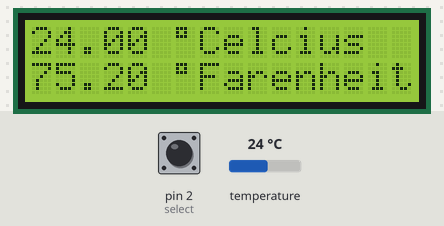
Bench run of a sketch on a simulated Arduino Uno, built with avr-gcc and run on an emulated ATmega328P. Parts: 16×2 character LCD. The test bench sets the inputs (shaded band); at power-on: pin 2 (select) HIGH, temperature 24 °C.

Above: at 1.2 s.
1.3 s: pin 2 (select) pulled LOW for 0.15 s
At 2.0 s:
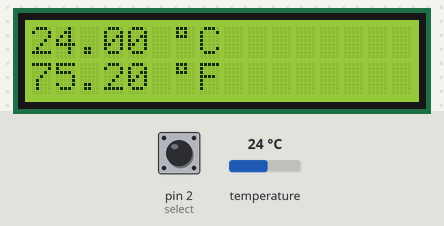
3.0 s: temperature set to 7 °C
At 3.9 s:
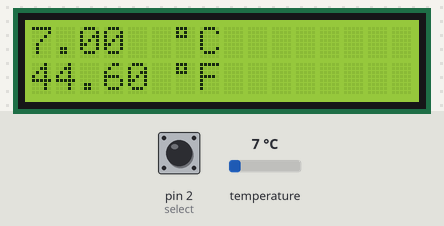
6.0 s: pin 2 (select) pulled LOW for 1 s
At 7.6 s:
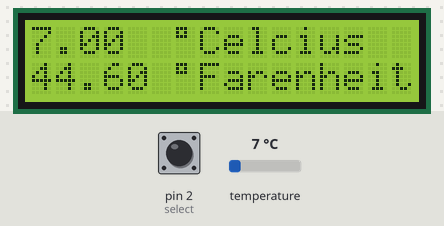
10.0 s: pin 2 (select) pulled LOW for 0.15 s
At 11.4 s:
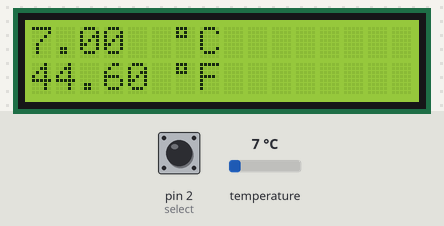
13.1 s: pin 2 (select) pulled LOW for 3.2 s
At 17.4 s:
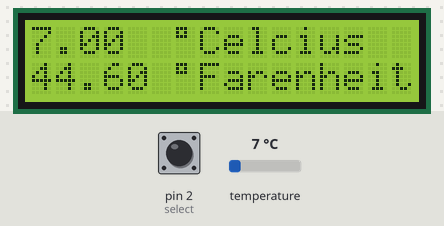
19.3 s: pin 2 (select) pulled LOW for 1 s
At 20.8 s:
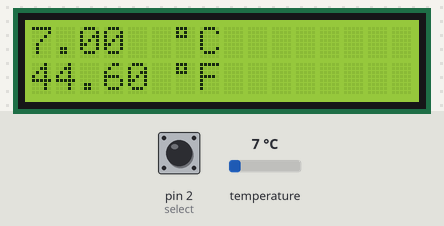
Timing chart, 0 to 22.3 s (numbered marks = the images above; inputs shaded):
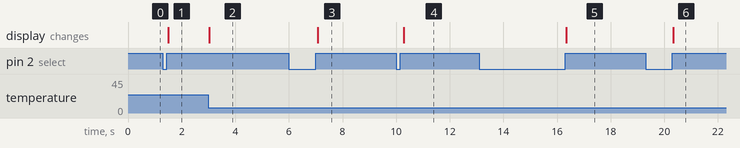

Measured:
- after the input at 1.3 s, the display: changes after 0.20 s (image 1)
- after the input at 3.0 s, the display: changes at once (image 2)
- after the input at 6.0 s, the display: changes after 1.1 s (image 3)
- after the input at 10.0 s, the display: changes after 0.28 s (image 4)
- after the input at 13.1 s, the display: changes after 3.2 s (image 5)
- after the input at 19.3 s, the display: changes after 1.0 s (image 6)

The sketch:

DS18B20_LCD.ino
```cpp
// (licence header left out)
#include <OneWire.h>
#include <LiquidCrystal.h>

int DS18B20_Pin = 6; //DS18S20 Signal pin on digital 6

//Temperature chip i/o
OneWire ds(DS18B20_Pin);  // on digital pin 6
LiquidCrystal lcd (12,11,10,9,8,7);
int select = 2;

byte data[12];
byte addr[8];

int state = HIGH;      // the current state of the output pin
int reading;           // the current reading from the input pin
int previous = LOW;    // the previous reading from the input pin

long time = 0;         // the last time the output pin was toggled
long debounce = 200;   // the debounce time, increase if the output flickers


void setup(void){
  lcd.begin(16,2);
  pinMode(select, INPUT);
  digitalWrite(select, HIGH);
}

void loop(void){
  lcd.clear();
  reading = digitalRead(select);
  if(reading == HIGH && previous == LOW && millis() - time > debounce){
    if(state == HIGH)
      state = LOW;
    else
      state = HIGH;
    time = millis();
  }
  previous = reading;
  float temperature = getTemp();
  if(!ds.search(addr)){
      lcd.clear();
      //no more sensors on chain, reset search
      lcd.print("Error 0: No reply from sensor");
      delay(1000);
      for(int positionCounter = 0; positionCounter < 13; positionCounter++){
        lcd.scrollDisplayLeft();
        delay(300);
      }
      delay(1000);
      lcd.clear();
      ds.reset_search();
      lcd.print("Searching");
      delay(1000);
      lcd.print(".");
      delay(333);
      lcd.print(".");
      delay(333);
      lcd.print(".");
      delay(333);
      lcd.clear();
      ds.reset_search();
  }
  if(OneWire::crc8( addr,7) != addr[7]){
      lcd.clear();
      lcd.print("Error 1: CRC is not valid");
      delay(1000);
      for(int positionCounter = 0; positionCounter < 9; positionCounter++){
        lcd.scrollDisplayLeft();
        delay(300);
      }
      delay(1000);
  }
  if(addr[0] != 0x10 && addr[0] != 0x28){
      lcd.clear();
      lcd.print("Error 2: Device is not recognized");
      delay(1000);
      for(int positionCounter = 0; positionCounter < 17; positionCounter++){
        lcd.scrollDisplayLeft();
        delay(300);
      }
      delay(1000);
  }
  lcd.print(temperature);
  lcd.setCursor(6,0);
  if(state == HIGH){
    lcd.print((char)223);
    lcd.print("Celcius");
    lcd.setCursor(0,1);
    lcd.print(temperature * 9 / 5 + 32);
    lcd.setCursor(6,1);
    lcd.print((char)223);
    lcd.print("Farenheit");
  }
  else{
    lcd.print((char)223);
    lcd.print("C");
    lcd.setCursor(0,1);
    lcd.print(temperature * 9 / 5 + 32);
    lcd.setCursor(6,1);
    lcd.print((char)223);
    lcd.print("F");
  }
  delay(100); //just here to slow down the output so it is easier to read
}

float getTemp(){
  //returns the temperature from one DS18S20 in DEG Celsius
  ds.reset();
  ds.select(addr);
  ds.write(0x44,1); // start conversion, with parasite power on at the end
  byte present = ds.reset();
  ds.select(addr);
  ds.write(0xBE); // Read Scratchpad
  for (int i = 0; i < 9; i++) { // we need 9 bytes
    data[i] = ds.read();
  }
  ds.reset_search();
  byte MSB = data[1];
  byte LSB = data[0];
  float tempRead = ((MSB << 8) | LSB); //using two's compliment
  float TemperatureSum = tempRead / 16;
  return TemperatureSum;
}
```
